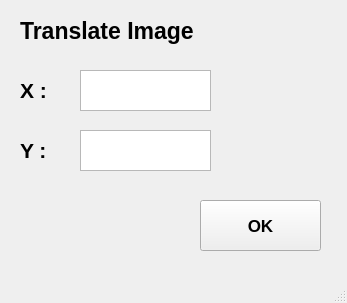
<?xml version="1.0" encoding="UTF-8"?>
<ui version="4.0">
 <class>TranslateImage</class>
 <widget class="QMainWindow" name="TranslateImage">
  <property name="geometry">
   <rect>
    <x>0</x>
    <y>0</y>
    <width>347</width>
    <height>303</height>
   </rect>
  </property>
  <property name="windowTitle">
   <string>TranslateImage</string>
  </property>
  <widget class="QWidget" name="centralwidget">
   <widget class="QLabel" name="label">
    <property name="geometry">
     <rect>
      <x>20</x>
      <y>10</y>
      <width>341</width>
      <height>41</height>
     </rect>
    </property>
    <property name="font">
     <font>
      <pointsize>17</pointsize>
      <weight>75</weight>
      <bold>true</bold>
     </font>
    </property>
    <property name="text">
     <string>Translate Image</string>
    </property>
   </widget>
   <widget class="QLabel" name="label_2">
    <property name="geometry">
     <rect>
      <x>20</x>
      <y>70</y>
      <width>51</width>
      <height>41</height>
     </rect>
    </property>
    <property name="font">
     <font>
      <pointsize>16</pointsize>
      <weight>75</weight>
      <bold>true</bold>
     </font>
    </property>
    <property name="text">
     <string>X : </string>
    </property>
   </widget>
   <widget class="QLabel" name="label_3">
    <property name="geometry">
     <rect>
      <x>20</x>
      <y>130</y>
      <width>51</width>
      <height>41</height>
     </rect>
    </property>
    <property name="font">
     <font>
      <pointsize>16</pointsize>
      <weight>75</weight>
      <bold>true</bold>
     </font>
    </property>
    <property name="text">
     <string>Y : </string>
    </property>
   </widget>
   <widget class="QTextEdit" name="inpX">
    <property name="geometry">
     <rect>
      <x>80</x>
      <y>70</y>
      <width>131</width>
      <height>41</height>
     </rect>
    </property>
    <property name="font">
     <font>
      <pointsize>14</pointsize>
     </font>
    </property>
   </widget>
   <widget class="QTextEdit" name="inpY">
    <property name="geometry">
     <rect>
      <x>80</x>
      <y>130</y>
      <width>131</width>
      <height>41</height>
     </rect>
    </property>
    <property name="font">
     <font>
      <pointsize>14</pointsize>
     </font>
    </property>
   </widget>
   <widget class="QPushButton" name="btnOk">
    <property name="geometry">
     <rect>
      <x>200</x>
      <y>200</y>
      <width>121</width>
      <height>51</height>
     </rect>
    </property>
    <property name="font">
     <font>
      <pointsize>13</pointsize>
      <weight>75</weight>
      <bold>true</bold>
     </font>
    </property>
    <property name="text">
     <string>OK</string>
    </property>
   </widget>
  </widget>
  <widget class="QMenuBar" name="menubar">
   <property name="geometry">
    <rect>
     <x>0</x>
     <y>0</y>
     <width>347</width>
     <height>21</height>
    </rect>
   </property>
  </widget>
  <widget class="QStatusBar" name="statusbar"/>
 </widget>
 <resources/>
 <connections/>
</ui>
